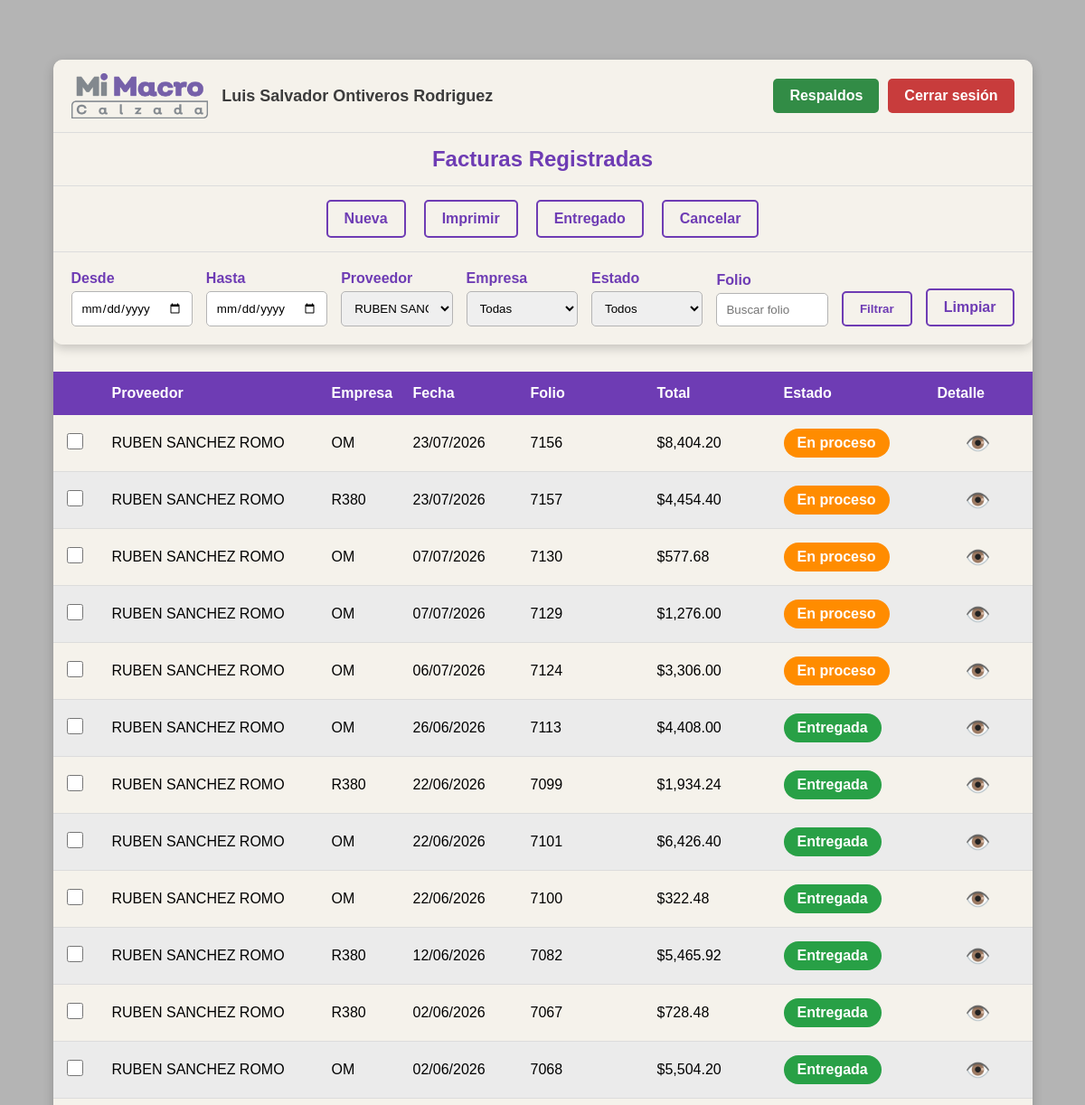
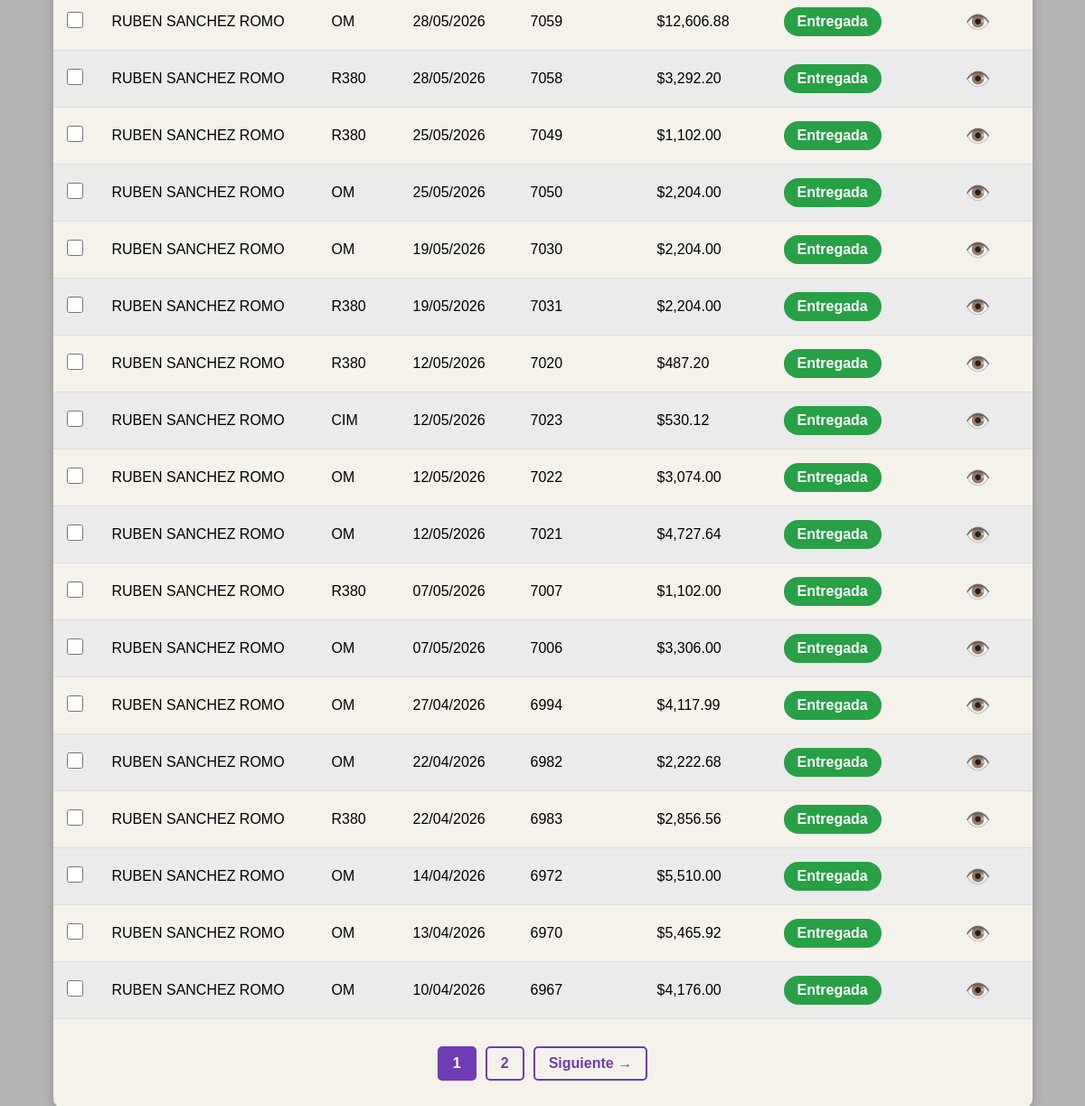
Page /facturas.php?id_provedor=13 (signed in) on the committed database (2 pictures, top to bottom).
### tables this page shows
CREATE TABLE `factura` (
  `id` int(11) NOT NULL,
  `id_empresa` int(11) NOT NULL,
  `id_provedor` int(11) NOT NULL,
  `folio` varchar(20) NOT NULL,
  `fecha` date NOT NULL,
  `total` decimal(10,2) NOT NULL,
  `estado` int(11) NOT NULL DEFAULT 0,
  `fecha_registro` date NOT NULL,
  `fecha_entregado` date DEFAULT NULL
);

CREATE TABLE `provedores` (
  `id` int(11) NOT NULL,
  `nombre` varchar(255) NOT NULL,
  `irs` int(11) NOT NULL DEFAULT 0,
  `eliminado` int(1) NOT NULL DEFAULT 0
);

### facturas.php (the view, shortened to what this page needs)
<?php
$con = conecta();
$fecha_inicio = isset($_GET['fecha_inicio']) ? $_GET['fecha_inicio'] : '';
$fecha_fin    = isset($_GET['fecha_fin'])    ? $_GET['fecha_fin']    : '';
$id_provedor  = isset($_GET['id_provedor'])  ? intval($_GET['id_provedor'])  : 0;
$id_empresa   = isset($_GET['id_empresa'])   ? intval($_GET['id_empresa'])   : 0;
$folio        = isset($_GET['folio'])        ? trim($_GET['folio'])        : '';
$estado       = isset($_GET['estado'])       ? $_GET['estado']             : '';
$where = "WHERE 1=1";
if($id_provedor > 0){
    $where .= " AND f.id_provedor = $id_provedor";
}
$registros_por_pagina = 30;
$pagina = isset($_GET['pagina']) ? intval($_GET['pagina']) : 1;
$inicio = ($pagina - 1) * $registros_por_pagina;
$sqlTotal = "SELECT COUNT(*) AS total
             FROM factura f
             INNER JOIN provedores p ON f.id_provedor = p.id
             INNER JOIN empresa e ON f.id_empresa = e.id
             $where";
$resTotal = $con->query($sqlTotal);
$filaTotal = $resTotal->fetch_assoc();
$total_registros = $filaTotal['total'];
$total_paginas = ceil($total_registros / $registros_por_pagina);
$sql = "SELECT
            f.id,
            f.id_empresa,
            p.nombre AS proveedor,
            e.nombre AS empresa,
            f.fecha,
            f.folio,
            f.total,
            f.estado
        FROM factura f
        INNER JOIN provedores p ON f.id_provedor = p.id
        INNER JOIN empresa e ON f.id_empresa = e.id
        $where
        ORDER BY f.fecha DESC
        LIMIT $inicio, $registros_por_pagina";
$resultado = $con->query($sql);
?>
<!DOCTYPE html>
<html lang="es">
<head>
    <link rel="stylesheet" href="css/facturas.css">
    <link rel="stylesheet" href="css/menu.css">
</head>
<body>
<div class="contenedor">
    <?php include("menu.php"); ?>
    <div class="encabezado">
        <div>Proveedor</div>
        <div>Empresa</div>
        <div>Fecha</div>
        <div>Folio</div>
        <div>Total</div>
        <div>Estado</div>
        <div>Detalle</div>
    </div>
    <?php while($fila = $resultado->fetch_assoc()){ ?>
        <?php
        $clase = "";
        $texto = "";
        switch($fila['estado']){
            case 1:
                $clase = "proceso";
                $texto = "En proceso";
                break;
            case 2:
                $clase = "entregada";
                $texto = "Entregada";
                break;
        }
        switch($fila['id_empresa']){
            case 1:
                $empresa = "OM";
                break;
            case 2:
                $empresa = "R380";
                break;
            case 3:
                $empresa = "CIM";
                break;
        }
        ?>
        <div class="fila">
            <div>
                <input type="checkbox" class="chkFactura" value="<?= $fila['id'] ?>">
            </div>
            <div>
                <?= htmlspecialchars($fila['proveedor']) ?>
            </div>
            <div>
                <?= $empresa ?>
            </div>
            <div>
                <?= date('d/m/Y', strtotime($fila['fecha'])) ?>
            </div>
            <div>
                <?= htmlspecialchars($fila['folio']) ?>
            </div>
            <div>
                $<?= number_format($fila['total'], 2) ?>
            </div>
            <div>
                <span class="estado <?= $clase ?>">
                    <?= $texto ?>
                </span>
            </div>
            <div class="accion">
                <a href="factura_detalle.php?id=<?= $fila['id'] ?>">👁️</a>
            </div>
        </div>
    <?php } ?>
    <div class="paginacion">
        <?php for($i = 1; $i <= $total_paginas; $i++){ ?>
            <a
    href="?pagina=<?= $i ?>&fecha_inicio=<?= urlencode($fecha_inicio) ?>&fecha_fin=<?= urlencode($fecha_fin) ?>&id_provedor=<?= $id_provedor ?>&id_empresa=<?= $id_empresa ?>&folio=<?= urlencode($folio) ?>&estado=<?= urlencode($estado) ?>"
                class="<?= ($i == $pagina) ? 'actual' : '' ?>">
                <?= $i ?>
            </a>
        <?php } ?>
        <?php if($pagina < $total_paginas){ ?>
            <a href="?pagina=<?= $pagina + 1 ?>&fecha_inicio=<?= urlencode($fecha_inicio) ?>&fecha_fin=<?= urlencode($fecha_fin) ?>&id_provedor=<?= $id_provedor ?>&id_empresa=<?= $id_empresa ?>&folio=<?= urlencode($folio) ?>&estado=<?= urlencode($estado) ?>">
                Siguiente →
            </a>
        <?php } ?>
    </div>
</div>
</body>
</html>

### css/facturas.css (style rules this page uses)
* { margin: 0; padding: 0; box-sizing: border-box; font-family: Arial, Helvetica, sans-serif; }
body { background-color: rgb(180, 180, 180); min-height: 100vh; padding: 30px; margin: 3% 0; }
.contenedor { width: 95%; margin: auto; background-color: rgb(245, 242, 235); border-radius: 10px; overflow: hidden; box-shadow: 0px 4px 12px rgba(0, 0, 0, .2); }
.encabezado, .fila { display: grid; grid-template-columns: 50px 2fr 90px 130px 140px 140px 170px 90px; align-items: center; }
.encabezado { background-color: rgb(110, 60, 180); color: white; font-weight: bold; padding: 15px; }
.fila { padding: 15px; border-bottom: 1px solid rgb(220, 220, 220); }
.fila:nth-child(even) { background-color: rgb(235, 235, 235); }
.estado { display: inline-block; padding: 7px 15px; border-radius: 20px; color: white; font-weight: bold; text-align: center; }
.proceso { background-color: rgb(255, 140, 0); }
.entregada { background-color: rgb(40, 160, 70); }
.accion { text-align: center; }
.accion a { text-decoration: none; font-size: 1.4rem; transition: .2s; }
.chkFactura { width: 18px; height: 18px; cursor: pointer; }
.paginacion { padding: 30px; display: flex; justify-content: center; gap: 10px; flex-wrap: wrap; }
.paginacion a { text-decoration: none; color: rgb(110, 60, 180); border: 2px solid rgb(110, 60, 180); padding: 8px 15px; border-radius: 5px; font-weight: bold; transition: .2s; }
.paginacion .actual { background-color: rgb(110, 60, 180); color: white; border: 2px solid rgb(110, 60, 180); padding: 8px 15px; border-radius: 5px; font-weight: bold; }

### rows in the picture
factura: id_provedor.nombre "RUBEN SANCHEZ ROMO", id_empresa "OM", fecha "23/07/2026", folio "7156", total "8,404.20", estado "En proceso"
factura: id_provedor.nombre "RUBEN SANCHEZ ROMO", id_empresa "R380", fecha "23/07/2026", folio "7157", total "4,454.40", estado "En proceso"
factura: id_provedor.nombre "RUBEN SANCHEZ ROMO", id_empresa "OM", fecha "07/07/2026", folio "7130", total "577.68", estado "En proceso"
factura: id_provedor.nombre "RUBEN SANCHEZ ROMO", id_empresa "OM", fecha "07/07/2026", folio "7129", total "1,276.00", estado "En proceso"
factura: id_provedor.nombre "RUBEN SANCHEZ ROMO", id_empresa "OM", fecha "06/07/2026", folio "7124", total "3,306.00", estado "En proceso"
factura: id_provedor.nombre "RUBEN SANCHEZ ROMO", id_empresa "OM", fecha "26/06/2026", folio "7113", total "4,408.00", estado "Entregada"
factura: id_provedor.nombre "RUBEN SANCHEZ ROMO", id_empresa "R380", fecha "22/06/2026", folio "7099", total "1,934.24", estado "Entregada"
factura: id_provedor.nombre "RUBEN SANCHEZ ROMO", id_empresa "OM", fecha "22/06/2026", folio "7101", total "6,426.40", estado "Entregada"
factura: id_provedor.nombre "RUBEN SANCHEZ ROMO", id_empresa "OM", fecha "22/06/2026", folio "7100", total "322.48", estado "Entregada"
factura: id_provedor.nombre "RUBEN SANCHEZ ROMO", id_empresa "R380", fecha "12/06/2026", folio "7082", total "5,465.92", estado "Entregada"
factura: id_provedor.nombre "RUBEN SANCHEZ ROMO", id_empresa "R380", fecha "02/06/2026", folio "7067", total "728.48", estado "Entregada"
factura: id_provedor.nombre "RUBEN SANCHEZ ROMO", id_empresa "OM", fecha "02/06/2026", folio "7068", total "5,504.20", estado "Entregada"
factura: id_provedor.nombre "RUBEN SANCHEZ ROMO", id_empresa "OM", fecha "28/05/2026", folio "7059", total "12,606.88", estado "Entregada"
factura: id_provedor.nombre "RUBEN SANCHEZ ROMO", id_empresa "R380", fecha "28/05/2026", folio "7058", total "3,292.20", estado "Entregada"
factura: id_provedor.nombre "RUBEN SANCHEZ ROMO", id_empresa "R380", fecha "25/05/2026", folio "7049", total "1,102.00", estado "Entregada"
factura: id_provedor.nombre "RUBEN SANCHEZ ROMO", id_empresa "OM", fecha "25/05/2026", folio "7050", total "2,204.00", estado "Entregada"
factura: id_provedor.nombre "RUBEN SANCHEZ ROMO", id_empresa "OM", fecha "19/05/2026", folio "7030", total "2,204.00", estado "Entregada"
factura: id_provedor.nombre "RUBEN SANCHEZ ROMO", id_empresa "R380", fecha "19/05/2026", folio "7031", total "2,204.00", estado "Entregada"
factura: id_provedor.nombre "RUBEN SANCHEZ ROMO", id_empresa "R380", fecha "12/05/2026", folio "7020", total "487.20", estado "Entregada"
factura: id_provedor.nombre "RUBEN SANCHEZ ROMO", id_empresa "CIM", fecha "12/05/2026", folio "7023", total "530.12", estado "Entregada"
factura: id_provedor.nombre "RUBEN SANCHEZ ROMO", id_empresa "OM", fecha "12/05/2026", folio "7022", total "3,074.00", estado "Entregada"
factura: id_provedor.nombre "RUBEN SANCHEZ ROMO", id_empresa "OM", fecha "12/05/2026", folio "7021", total "4,727.64", estado "Entregada"
factura: id_provedor.nombre "RUBEN SANCHEZ ROMO", id_empresa "R380", fecha "07/05/2026", folio "7007", total "1,102.00", estado "Entregada"
factura: id_provedor.nombre "RUBEN SANCHEZ ROMO", id_empresa "OM", fecha "07/05/2026", folio "7006", total "3,306.00", estado "Entregada"
factura: id_provedor.nombre "RUBEN SANCHEZ ROMO", id_empresa "OM", fecha "27/04/2026", folio "6994", total "4,117.99", estado "Entregada"
factura: id_provedor.nombre "RUBEN SANCHEZ ROMO", id_empresa "OM", fecha "22/04/2026", folio "6982", total "2,222.68", estado "Entregada"
factura: id_provedor.nombre "RUBEN SANCHEZ ROMO", id_empresa "R380", fecha "22/04/2026", folio "6983", total "2,856.56", estado "Entregada"
factura: id_provedor.nombre "RUBEN SANCHEZ ROMO", id_empresa "OM", fecha "14/04/2026", folio "6972", total "5,510.00", estado "Entregada"
factura: id_provedor.nombre "RUBEN SANCHEZ ROMO", id_empresa "OM", fecha "13/04/2026", folio "6970", total "5,465.92", estado "Entregada"
factura: id_provedor.nombre "RUBEN SANCHEZ ROMO", id_empresa "OM", fecha "10/04/2026", folio "6967", total "4,176.00", estado "Entregada"

### other values in the picture
$nombre "Luis Salvador Ontiveros Rodriguez"
form field id_provedor "RUBEN SANCHEZ ROMO"
